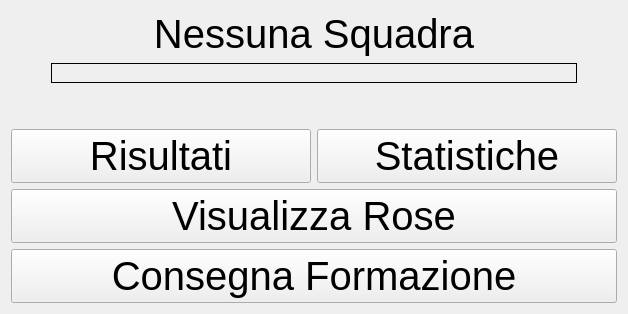
      <widget class="QWidget" name="page">
       <layout class="QGridLayout" name="gridLayout_10">
        <item row="0" column="0">
         <layout class="QVBoxLayout" name="verticalLayout_17">
          <item>
           <layout class="QVBoxLayout" name="verticalLayout">
            <item>
             <widget class="QLabel" name="labelTeamName">
              <property name="font">
               <font>
                <pointsize>30</pointsize>
               </font>
              </property>
              <property name="text">
               <string>Nessuna Squadra</string>
              </property>
              <property name="alignment">
               <set>Qt::AlignCenter</set>
              </property>
             </widget>
            </item>
            <item>
             <layout class="QHBoxLayout" name="horizontalLayout_32">
              <item>
               <spacer name="horizontalSpacer_41">
                <property name="orientation">
                 <enum>Qt::Horizontal</enum>
                </property>
                <property name="sizeHint" stdset="0">
                 <size>
                  <width>40</width>
                  <height>20</height>
                 </size>
                </property>
               </spacer>
              </item>
              <item>
               <widget class="QLabel" name="labelPicture">
                <property name="sizePolicy">
                 <sizepolicy hsizetype="MinimumExpanding" vsizetype="MinimumExpanding">
                  <horstretch>100</horstretch>
                  <verstretch>100</verstretch>
                 </sizepolicy>
                </property>
                <property name="frameShape">
                 <enum>QFrame::Box</enum>
                </property>
                <property name="text">
                 <string/>
                </property>
                <property name="alignment">
                 <set>Qt::AlignCenter</set>
                </property>
               </widget>
              </item>
              <item>
               <spacer name="horizontalSpacer_42">
                <property name="orientation">
                 <enum>Qt::Horizontal</enum>
                </property>
                <property name="sizeHint" stdset="0">
                 <size>
                  <width>40</width>
                  <height>20</height>
                 </size>
                </property>
               </spacer>
              </item>
             </layout>
            </item>
            <item>
             <spacer name="verticalSpacer_9">
              <property name="orientation">
               <enum>Qt::Vertical</enum>
              </property>
              <property name="sizeHint" stdset="0">
               <size>
                <width>20</width>
                <height>40</height>
               </size>
              </property>
             </spacer>
            </item>
            <item>
             <layout class="QHBoxLayout" name="horizontalLayout_31">
              <item>
               <widget class="QPushButton" name="pushButtonRanking">
                <property name="sizePolicy">
                 <sizepolicy hsizetype="MinimumExpanding" vsizetype="Maximum">
                  <horstretch>0</horstretch>
                  <verstretch>0</verstretch>
                 </sizepolicy>
                </property>
                <property name="minimumSize">
                 <size>
                  <width>300</width>
                  <height>0</height>
                 </size>
                </property>
                <property name="maximumSize">
                 <size>
                  <width>16777215</width>
                  <height>16777215</height>
                 </size>
                </property>
                <property name="font">
                 <font>
                  <pointsize>30</pointsize>
                 </font>
                </property>
                <property name="text">
                 <string>Risultati</string>
                </property>
               </widget>
              </item>
              <item>
               <widget class="QPushButton" name="pushButtonStat">
                <property name="sizePolicy">
                 <sizepolicy hsizetype="MinimumExpanding" vsizetype="Maximum">
                  <horstretch>0</horstretch>
                  <verstretch>0</verstretch>
                 </sizepolicy>
                </property>
                <property name="minimumSize">
                 <size>
                  <width>300</width>
                  <height>0</height>
                 </size>
                </property>
                <property name="maximumSize">
                 <size>
                  <width>16777215</width>
                  <height>16777215</height>
                 </size>
                </property>
                <property name="font">
                 <font>
                  <pointsize>30</pointsize>
                 </font>
                </property>
                <property name="text">
                 <string>Statistiche</string>
                </property>
               </widget>
              </item>
             </layout>
            </item>
            <item>
             <widget class="QPushButton" name="pushButtonTeam">
              <property name="sizePolicy">
               <sizepolicy hsizetype="MinimumExpanding" vsizetype="Maximum">
                <horstretch>0</horstretch>
                <verstretch>0</verstretch>
               </sizepolicy>
              </property>
              <property name="font">
               <font>
                <pointsize>30</pointsize>
               </font>
              </property>
              <property name="text">
               <string>Visualizza Rose</string>
              </property>
             </widget>
            </item>
           </layout>
          </item>
          <item>
           <widget class="QPushButton" name="pushButtonLineup">
            <property name="sizePolicy">
             <sizepolicy hsizetype="MinimumExpanding" vsizetype="Maximum">
              <horstretch>0</horstretch>
              <verstretch>0</verstretch>
             </sizepolicy>
            </property>
            <property name="minimumSize">
             <size>
              <width>340</width>
              <height>52</height>
             </size>
            </property>
            <property name="font">
             <font>
              <pointsize>30</pointsize>
             </font>
            </property>
            <property name="text">
             <string>Consegna Formazione</string>
            </property>
           </widget>
          </item>
         </layout>
        </item>
       </layout>
      </widget>
